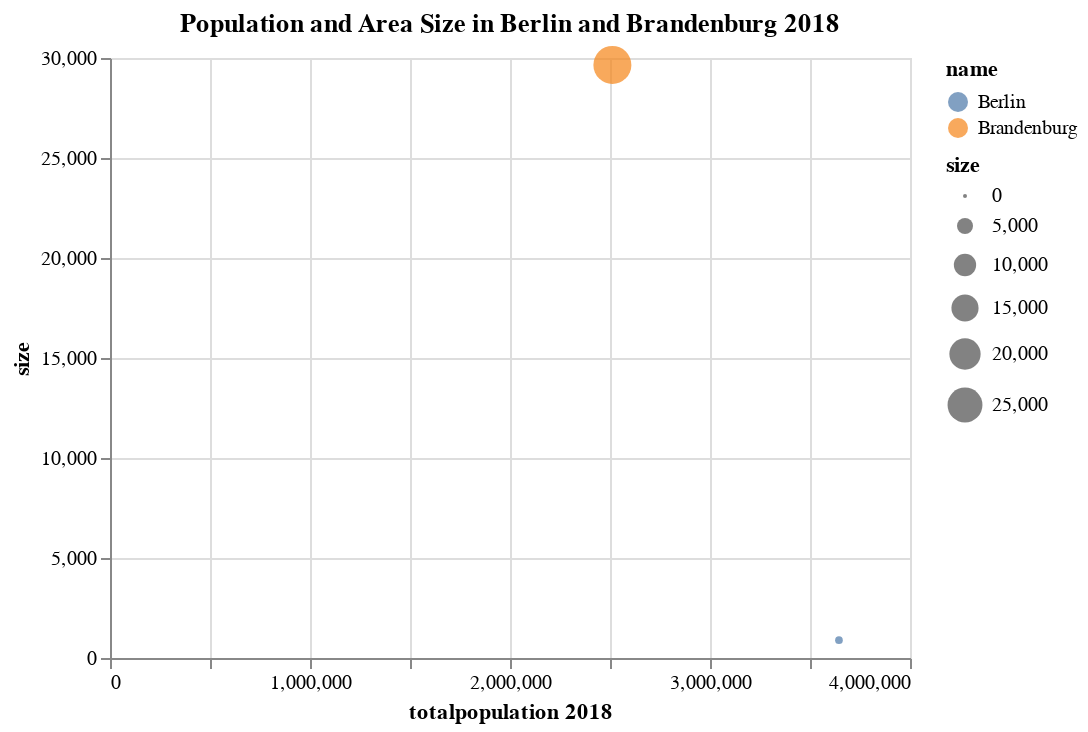

This figure's notebook cell:
### Markdown cell above
### population and area size of the states Brandenburg and Berlin

A very simple scatter plot showing that although Brandenburg is ca. 33 times bigger than Berlin, Berlin has ca. 1,1 mio. more inhabitants than the larger state Brandenburg

### Code cell
#preparation (importing all packages needed for a visualization)
import altair as alt
import matplotlib.pyplot as plt

#creating the scatterplot showing the total population (2018) for the two states
alt.Chart(states_df).mark_circle().encode(
    x='totalpopulation 2018',
    y='size',
    tooltip=['name', 'totalpopulation 2018', 'size'],
    color = 'name',
    size='size'

).properties(
    title='Population and Area Size in Berlin and Brandenburg 2018'
)

### Figure 1 — Vega-Lite specification as saved in the notebook (floating-point values rounded to 4 significant figures; data arrays with more than 128 entries replaced by an {"elided": "..."} marker saying what was removed)
{"config": {"view": {"continuousWidth": 400, "continuousHeight": 300}}, "data": {"name": "data-3f1d371cc255bbda6c84d538b41b34ba"}, "mark": "circle", "encoding": {"color": {"type": "nominal", "field": "name"}, "size": {"type": "quantitative", "field": "size"}, "tooltip": [{"type": "nominal", "field": "name"}, {"type": "quantitative", "field": "totalpopulation 2018"}, {"type": "quantitative", "field": "size"}], "x": {"type": "quantitative", "field": "totalpopulation 2018"}, "y": {"type": "quantitative", "field": "size"}}, "title": "Population and Area Size in Berlin and Brandenburg 2018", "$schema": "https://vega.github.io/schema/vega-lite/v4.8.1.json", "datasets": {"data-3f1d371cc255bbda6c84d538b41b34ba": [{"Bundesland": "Brandenburg", "Landkreis": "Brandenburg", "admin_level": "4", "administrative_division": "Bundesland", "community identification number": 12000000.0, "name": "Brandenburg", "size": 29650.0, "totalpopulation 2007": 2535737, "totalpopulation 2008": 2522493, "totalpopulation 2009": 2511525, "totalpopulation 2010": 2503273, "totalpopulation 2011": 2453180, "totalpopulation 2012": 2449511, "totalpopulation 2013": 2449193, "totalpopulation 2014": 2457872, "totalpopulation 2015": 2484826, "totalpopulation 2016": 2494648, "totalpopulation 2017": 2504040, "totalpopulation 2018": 2511917, "type": "Feature", "geometry": {"type": "MultiPolygon", "coordinates": {"elided": "7 rows, 41964 float values in total"}}}, {"Bundesland": "Berlin", "Landkreis": "Berlin", "admin_level": "4", "administrative_division": "Bundesland", "community identification number": 11000000.0, "name": "Berlin", "size": 891.1, "totalpopulation 2007": 3416255, "totalpopulation 2008": 3431675, "totalpopulation 2009": 3442675, "totalpopulation 2010": 3460725, "totalpopulation 2011": 3326002, "totalpopulation 2012": 3375222, "totalpopulation 2013": 3421829, "totalpopulation 2014": 3469849, "totalpopulation 2015": 3520031, "totalpopulation 2016": 3574830, "totalpopulation 2017": 3613495, "totalpopulation 2018": 3644826, "type": "Feature", "geometry": {"type": "MultiPolygon", "coordinates": {"elided": "2 rows, 11724 float values in total"}}}]}}
